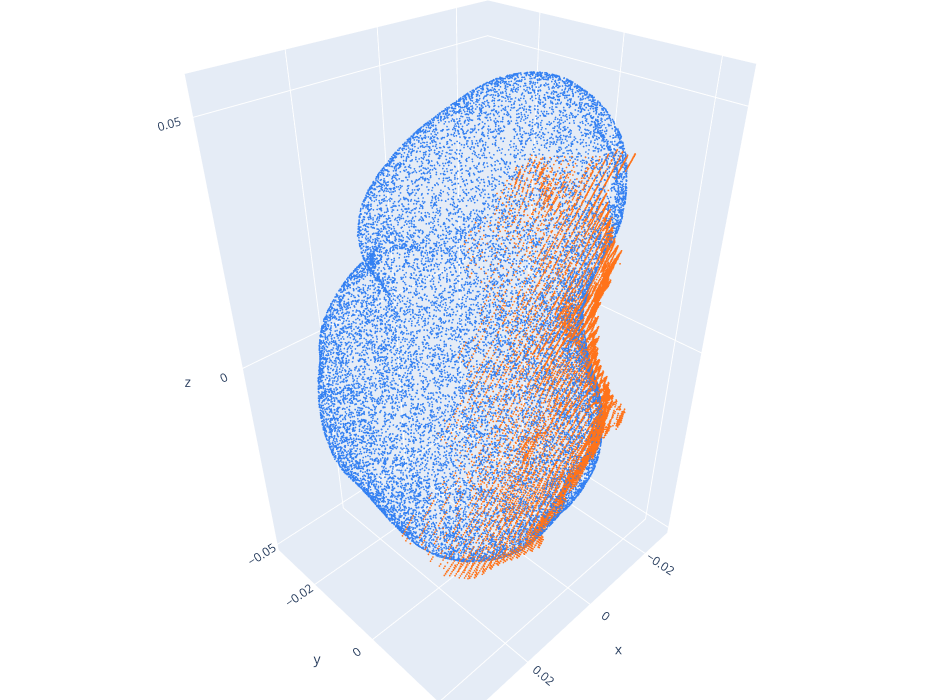

Write notebook code for a chart like this one.
### Code cell
# Interactive 3D (rotate / zoom / pan) — requires: pip install open3d plotly
# Run the cell above first: it defines pts_partial_c / pts_full_c (P2Plane + color ICP + shared center).
import numpy as np
import open3d as o3d

if "pts_partial_c" not in globals() or "pts_full_c" not in globals():
    raise RuntimeError("Run the previous cell first so the two clouds are registered and centered together.")

def numpy_to_pcd(pts: np.ndarray, color_rgb: tuple[float, float, float]) -> o3d.geometry.PointCloud:
    pcd = o3d.geometry.PointCloud()
    pcd.points = o3d.utility.Vector3dVector(pts)
    n = pts.shape[0]
    cols = np.tile(np.array(color_rgb, dtype=np.float64), (n, 1))
    pcd.colors = o3d.utility.Vector3dVector(cols)
    return pcd


pcd_p = numpy_to_pcd(pts_partial_c, (1.0, 0.45, 0.1))
pcd_f = numpy_to_pcd(pts_full_c, (0.2, 0.5, 0.95))

# Both clouds in one Plotly scene — use the toolbar to orbit / zoom / reset camera
o3d.visualization.draw_plotly(
    [pcd_p, pcd_f],
    window_name="R9-9 partial (orange) vs full (blue)",
    width=950,
    height=700,
    point_sample_factor=1.0,
)

# Optional: native Open3D window (separate desktop window, full rendering controls)
# o3d.visualization.draw_geometries([pcd_p, pcd_f], window_name="R9-9", width=1280, height=720)

### Figure 1 — Plotly figure (JSON) as saved in the notebook; plotly's stock layout.template omitted (floating-point values rounded to 4 significant figures; data arrays with more than 128 entries replaced by an {"elided": "..."} marker saying what was removed)
{"data": [{"marker": {"color": {"elided": "10530x3 float values"}, "size": 1}, "mode": "markers", "type": "scatter3d", "x": {"elided": "10530 float values"}, "y": {"elided": "10530 float values"}, "z": {"elided": "10530 float values"}}, {"marker": {"color": {"elided": "20000x3 float values"}, "size": 1}, "mode": "markers", "type": "scatter3d", "x": {"elided": "20000 float values"}, "y": {"elided": "20000 float values"}, "z": {"elided": "20000 float values"}}], "layout": {"height": 700, "margin": {"b": 0, "l": 0, "r": 0, "t": 0}, "scene": {"camera": {"center": {"x": 0, "y": 0, "z": 0}, "up": {"x": 0, "y": 0, "z": 1}}}, "showlegend": false, "width": 950}}
